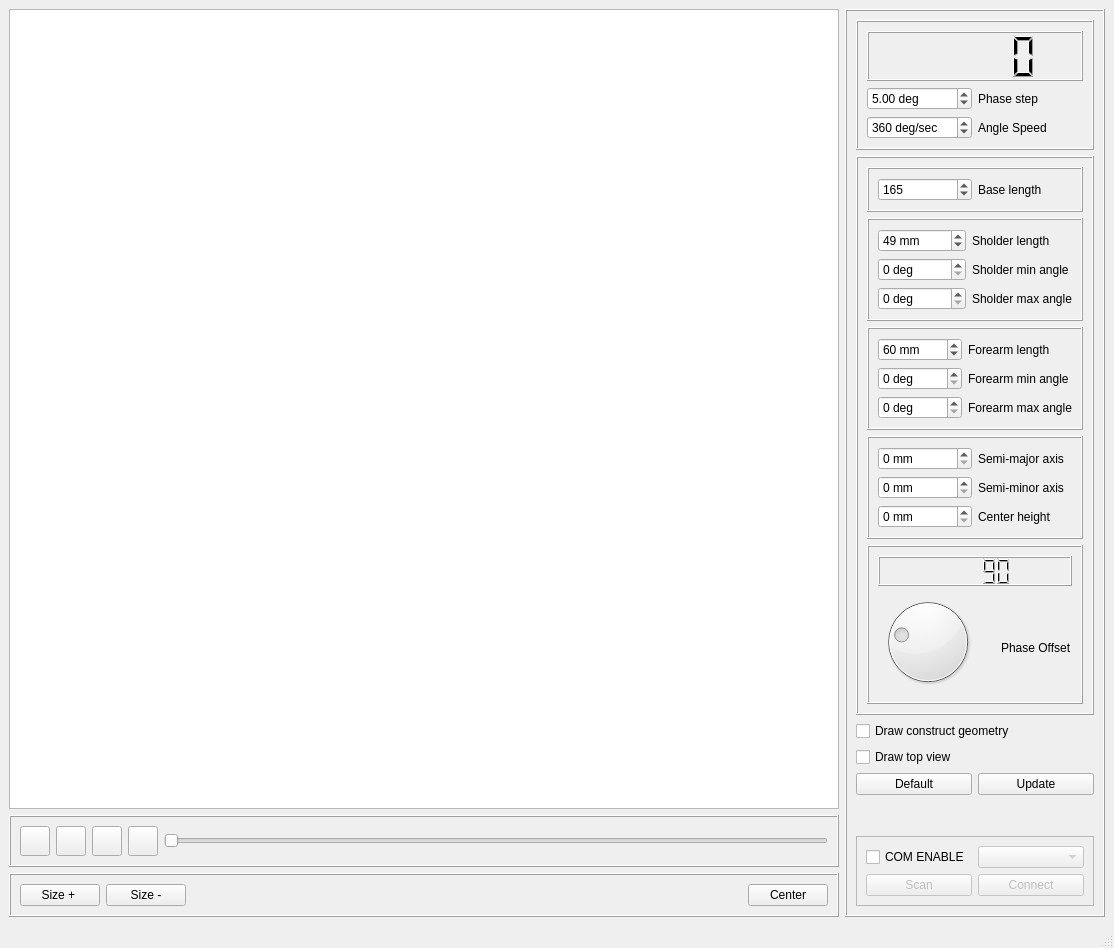
<?xml version="1.0" encoding="UTF-8"?>
<ui version="4.0">
 <class>MainWindow</class>
 <widget class="QMainWindow" name="MainWindow">
  <property name="geometry">
   <rect>
    <x>0</x>
    <y>0</y>
    <width>1114</width>
    <height>948</height>
   </rect>
  </property>
  <property name="windowTitle">
   <string>Movement Solver</string>
  </property>
  <widget class="QWidget" name="centralwidget">
   <layout class="QGridLayout" name="gridLayout_11">
    <item row="0" column="0">
     <widget class="QGraphicsView" name="graphicsView">
      <property name="verticalScrollBarPolicy">
       <enum>Qt::ScrollBarAlwaysOff</enum>
      </property>
      <property name="horizontalScrollBarPolicy">
       <enum>Qt::ScrollBarAlwaysOff</enum>
      </property>
      <property name="dragMode">
       <enum>QGraphicsView::ScrollHandDrag</enum>
      </property>
      <property name="transformationAnchor">
       <enum>QGraphicsView::AnchorViewCenter</enum>
      </property>
      <property name="resizeAnchor">
       <enum>QGraphicsView::AnchorViewCenter</enum>
      </property>
     </widget>
    </item>
    <item row="0" column="1" rowspan="3">
     <widget class="QFrame" name="frame">
      <property name="frameShape">
       <enum>QFrame::Box</enum>
      </property>
      <property name="frameShadow">
       <enum>QFrame::Raised</enum>
      </property>
      <layout class="QGridLayout" name="gridLayout_10">
       <item row="4" column="0">
        <layout class="QHBoxLayout" name="horizontalLayout_3">
         <item>
          <widget class="QPushButton" name="pushButtonSettingsDefault">
           <property name="text">
            <string>Default</string>
           </property>
          </widget>
         </item>
         <item>
          <widget class="QPushButton" name="pushButtonSettingsUpdate">
           <property name="text">
            <string>Update</string>
           </property>
          </widget>
         </item>
        </layout>
       </item>
       <item row="0" column="0">
        <widget class="QFrame" name="frame_5">
         <property name="frameShape">
          <enum>QFrame::Box</enum>
         </property>
         <property name="frameShadow">
          <enum>QFrame::Raised</enum>
         </property>
         <layout class="QGridLayout" name="gridLayout_3">
          <item row="0" column="0" colspan="2">
           <widget class="QLCDNumber" name="lcdNumberAngle">
            <property name="minimumSize">
             <size>
              <width>200</width>
              <height>50</height>
             </size>
            </property>
            <property name="smallDecimalPoint">
             <bool>false</bool>
            </property>
            <property name="segmentStyle">
             <enum>QLCDNumber::Filled</enum>
            </property>
           </widget>
          </item>
          <item row="1" column="1">
           <widget class="QLabel" name="label_3">
            <property name="text">
             <string>Phase step</string>
            </property>
           </widget>
          </item>
          <item row="1" column="0">
           <widget class="QDoubleSpinBox" name="doubleSpinBoxPhaseStep">
            <property name="suffix">
             <string> deg</string>
            </property>
            <property name="minimum">
             <double>0.100000000000000</double>
            </property>
            <property name="maximum">
             <double>360.000000000000000</double>
            </property>
            <property name="singleStep">
             <double>0.100000000000000</double>
            </property>
            <property name="value">
             <double>5.000000000000000</double>
            </property>
           </widget>
          </item>
          <item row="2" column="0">
           <widget class="QSpinBox" name="spinBoxAngleSpeed">
            <property name="suffix">
             <string> deg/sec</string>
            </property>
            <property name="minimum">
             <number>1</number>
            </property>
            <property name="maximum">
             <number>3600</number>
            </property>
            <property name="singleStep">
             <number>10</number>
            </property>
            <property name="value">
             <number>360</number>
            </property>
           </widget>
          </item>
          <item row="2" column="1">
           <widget class="QLabel" name="label_12">
            <property name="text">
             <string>Angle Speed</string>
            </property>
           </widget>
          </item>
         </layout>
        </widget>
       </item>
       <item row="1" column="0">
        <widget class="QFrame" name="frame_2">
         <property name="frameShape">
          <enum>QFrame::Box</enum>
         </property>
         <property name="frameShadow">
          <enum>QFrame::Raised</enum>
         </property>
         <layout class="QGridLayout" name="gridLayout_9">
          <item row="3" column="0">
           <widget class="QFrame" name="frame_6">
            <property name="frameShape">
             <enum>QFrame::Box</enum>
            </property>
            <property name="frameShadow">
             <enum>QFrame::Raised</enum>
            </property>
            <layout class="QGridLayout" name="gridLayout_5">
             <item row="0" column="0">
              <widget class="QSpinBox" name="spinBoxSemiMajorAxis">
               <property name="suffix">
                <string> mm</string>
               </property>
               <property name="maximum">
                <number>65536</number>
               </property>
              </widget>
             </item>
             <item row="0" column="1">
              <widget class="QLabel" name="label_5">
               <property name="text">
                <string>Semi-major axis</string>
               </property>
              </widget>
             </item>
             <item row="1" column="0">
              <widget class="QSpinBox" name="spinBoxSemiMinorAxis">
               <property name="suffix">
                <string> mm</string>
               </property>
               <property name="maximum">
                <number>65536</number>
               </property>
              </widget>
             </item>
             <item row="2" column="0">
              <widget class="QSpinBox" name="spinBoxCenterHeight">
               <property name="suffix">
                <string> mm</string>
               </property>
               <property name="maximum">
                <number>65536</number>
               </property>
              </widget>
             </item>
             <item row="1" column="1">
              <widget class="QLabel" name="label_6">
               <property name="text">
                <string>Semi-minor axis</string>
               </property>
              </widget>
             </item>
             <item row="2" column="1">
              <widget class="QLabel" name="label_7">
               <property name="text">
                <string>Center height</string>
               </property>
              </widget>
             </item>
            </layout>
           </widget>
          </item>
          <item row="2" column="0">
           <widget class="QFrame" name="frame_9">
            <property name="frameShape">
             <enum>QFrame::Box</enum>
            </property>
            <property name="frameShadow">
             <enum>QFrame::Raised</enum>
            </property>
            <layout class="QGridLayout" name="gridLayout_8">
             <item row="0" column="0">
              <widget class="QSpinBox" name="spinBoxForearmLength">
               <property name="suffix">
                <string> mm</string>
               </property>
               <property name="maximum">
                <number>65536</number>
               </property>
               <property name="value">
                <number>60</number>
               </property>
              </widget>
             </item>
             <item row="0" column="1">
              <widget class="QLabel" name="label_2">
               <property name="text">
                <string>Forearm length</string>
               </property>
              </widget>
             </item>
             <item row="1" column="0">
              <widget class="QSpinBox" name="spinBoxForearmMinAngle">
               <property name="suffix">
                <string> deg</string>
               </property>
              </widget>
             </item>
             <item row="1" column="1">
              <widget class="QLabel" name="label_10">
               <property name="text">
                <string>Forearm min angle</string>
               </property>
              </widget>
             </item>
             <item row="2" column="0">
              <widget class="QSpinBox" name="spinBoxForearmMaxAngle">
               <property name="suffix">
                <string> deg</string>
               </property>
              </widget>
             </item>
             <item row="2" column="1">
              <widget class="QLabel" name="label_11">
               <property name="text">
                <string>Forearm max angle</string>
               </property>
              </widget>
             </item>
            </layout>
           </widget>
          </item>
          <item row="1" column="0">
           <widget class="QFrame" name="frame_8">
            <property name="frameShape">
             <enum>QFrame::Box</enum>
            </property>
            <property name="frameShadow">
             <enum>QFrame::Raised</enum>
            </property>
            <layout class="QGridLayout" name="gridLayout_7">
             <item row="0" column="0">
              <widget class="QSpinBox" name="spinBoxShoulderLength">
               <property name="suffix">
                <string> mm</string>
               </property>
               <property name="maximum">
                <number>65536</number>
               </property>
               <property name="value">
                <number>49</number>
               </property>
              </widget>
             </item>
             <item row="0" column="1">
              <widget class="QLabel" name="label">
               <property name="text">
                <string>Sholder length</string>
               </property>
              </widget>
             </item>
             <item row="1" column="0">
              <widget class="QSpinBox" name="spinBoxShoulderMinAngle">
               <property name="suffix">
                <string> deg</string>
               </property>
              </widget>
             </item>
             <item row="1" column="1">
              <widget class="QLabel" name="label_8">
               <property name="text">
                <string>Sholder min angle</string>
               </property>
              </widget>
             </item>
             <item row="2" column="0">
              <widget class="QSpinBox" name="spinBoxShoulderMaxAngle">
               <property name="suffix">
                <string> deg</string>
               </property>
              </widget>
             </item>
             <item row="2" column="1">
              <widget class="QLabel" name="label_9">
               <property name="text">
                <string>Sholder max angle</string>
               </property>
              </widget>
             </item>
            </layout>
           </widget>
          </item>
          <item row="0" column="0">
           <widget class="QFrame" name="frame_7">
            <property name="frameShape">
             <enum>QFrame::Box</enum>
            </property>
            <property name="frameShadow">
             <enum>QFrame::Raised</enum>
            </property>
            <layout class="QGridLayout" name="gridLayout_4">
             <item row="0" column="0">
              <widget class="QSpinBox" name="spinBoxBaseLength">
               <property name="maximum">
                <number>65536</number>
               </property>
               <property name="value">
                <number>165</number>
               </property>
              </widget>
             </item>
             <item row="0" column="1">
              <widget class="QLabel" name="label_4">
               <property name="text">
                <string>Base length</string>
               </property>
              </widget>
             </item>
            </layout>
           </widget>
          </item>
          <item row="4" column="0">
           <widget class="QFrame" name="frame_10">
            <property name="frameShape">
             <enum>QFrame::Box</enum>
            </property>
            <property name="frameShadow">
             <enum>QFrame::Raised</enum>
            </property>
            <layout class="QGridLayout" name="gridLayout_6">
             <item row="0" column="0" colspan="3">
              <widget class="QLCDNumber" name="lcdNumberPhaseOffset">
               <property name="sizePolicy">
                <sizepolicy hsizetype="Minimum" vsizetype="Fixed">
                 <horstretch>0</horstretch>
                 <verstretch>0</verstretch>
                </sizepolicy>
               </property>
               <property name="minimumSize">
                <size>
                 <width>0</width>
                 <height>30</height>
                </size>
               </property>
               <property name="intValue" stdset="0">
                <number>90</number>
               </property>
              </widget>
             </item>
             <item row="5" column="2">
              <spacer name="verticalSpacer_2">
               <property name="orientation">
                <enum>Qt::Vertical</enum>
               </property>
               <property name="sizeHint" stdset="0">
                <size>
                 <width>20</width>
                 <height>40</height>
                </size>
               </property>
              </spacer>
             </item>
             <item row="2" column="2">
              <spacer name="verticalSpacer_3">
               <property name="orientation">
                <enum>Qt::Vertical</enum>
               </property>
               <property name="sizeHint" stdset="0">
                <size>
                 <width>20</width>
                 <height>40</height>
                </size>
               </property>
              </spacer>
             </item>
             <item row="4" column="2">
              <widget class="QLabel" name="label_13">
               <property name="text">
                <string>Phase Offset</string>
               </property>
              </widget>
             </item>
             <item row="1" column="0" rowspan="5" colspan="2">
              <widget class="QDial" name="dialPhase">
               <property name="sizePolicy">
                <sizepolicy hsizetype="Fixed" vsizetype="Fixed">
                 <horstretch>0</horstretch>
                 <verstretch>0</verstretch>
                </sizepolicy>
               </property>
               <property name="maximum">
                <number>3600</number>
               </property>
               <property name="singleStep">
                <number>10</number>
               </property>
               <property name="value">
                <number>900</number>
               </property>
              </widget>
             </item>
            </layout>
           </widget>
          </item>
         </layout>
        </widget>
       </item>
       <item row="6" column="0">
        <widget class="QFrame" name="frame_11">
         <property name="frameShape">
          <enum>QFrame::StyledPanel</enum>
         </property>
         <property name="frameShadow">
          <enum>QFrame::Raised</enum>
         </property>
         <layout class="QGridLayout" name="gridLayout_12">
          <item row="1" column="1">
           <widget class="QPushButton" name="pushButton_ComConnect">
            <property name="enabled">
             <bool>false</bool>
            </property>
            <property name="text">
             <string>Connect</string>
            </property>
           </widget>
          </item>
          <item row="1" column="0">
           <widget class="QPushButton" name="pushButton_ComScan">
            <property name="enabled">
             <bool>false</bool>
            </property>
            <property name="text">
             <string>Scan</string>
            </property>
           </widget>
          </item>
          <item row="0" column="0">
           <widget class="QCheckBox" name="checkBox_ComEnable">
            <property name="text">
             <string>COM ENABLE</string>
            </property>
           </widget>
          </item>
          <item row="0" column="1">
           <widget class="QComboBox" name="comboBox_ComList">
            <property name="enabled">
             <bool>false</bool>
            </property>
           </widget>
          </item>
         </layout>
        </widget>
       </item>
       <item row="3" column="0">
        <widget class="QCheckBox" name="checkBoxTopView">
         <property name="text">
          <string>Draw top view</string>
         </property>
        </widget>
       </item>
       <item row="2" column="0">
        <widget class="QCheckBox" name="checkBoxConstructGeometry">
         <property name="text">
          <string>Draw construct geometry</string>
         </property>
        </widget>
       </item>
       <item row="5" column="0">
        <spacer name="verticalSpacer">
         <property name="orientation">
          <enum>Qt::Vertical</enum>
         </property>
         <property name="sizeHint" stdset="0">
          <size>
           <width>20</width>
           <height>40</height>
          </size>
         </property>
        </spacer>
       </item>
      </layout>
     </widget>
    </item>
    <item row="1" column="0">
     <widget class="QFrame" name="frame_4">
      <property name="frameShape">
       <enum>QFrame::Box</enum>
      </property>
      <property name="frameShadow">
       <enum>QFrame::Raised</enum>
      </property>
      <layout class="QGridLayout" name="gridLayout_2">
       <item row="0" column="0">
        <layout class="QHBoxLayout" name="horizontalLayout_2">
         <item>
          <widget class="QPushButton" name="pushButtonPlay">
           <property name="sizePolicy">
            <sizepolicy hsizetype="Fixed" vsizetype="Fixed">
             <horstretch>0</horstretch>
             <verstretch>0</verstretch>
            </sizepolicy>
           </property>
           <property name="minimumSize">
            <size>
             <width>30</width>
             <height>30</height>
            </size>
           </property>
           <property name="maximumSize">
            <size>
             <width>30</width>
             <height>30</height>
            </size>
           </property>
           <property name="text">
            <string/>
           </property>
           <property name="icon">
            <iconset>
             <normaloff>icons/play.svg</normaloff>icons/play.svg</iconset>
           </property>
           <property name="iconSize">
            <size>
             <width>20</width>
             <height>20</height>
            </size>
           </property>
          </widget>
         </item>
         <item>
          <widget class="QPushButton" name="pushButtonStop">
           <property name="sizePolicy">
            <sizepolicy hsizetype="Fixed" vsizetype="Fixed">
             <horstretch>0</horstretch>
             <verstretch>0</verstretch>
            </sizepolicy>
           </property>
           <property name="minimumSize">
            <size>
             <width>30</width>
             <height>30</height>
            </size>
           </property>
           <property name="maximumSize">
            <size>
             <width>30</width>
             <height>30</height>
            </size>
           </property>
           <property name="text">
            <string/>
           </property>
           <property name="icon">
            <iconset>
             <normaloff>icons/stop.svg</normaloff>icons/stop.svg</iconset>
           </property>
           <property name="iconSize">
            <size>
             <width>20</width>
             <height>20</height>
            </size>
           </property>
          </widget>
         </item>
         <item>
          <widget class="QPushButton" name="pushButtonRewind">
           <property name="sizePolicy">
            <sizepolicy hsizetype="Fixed" vsizetype="Fixed">
             <horstretch>0</horstretch>
             <verstretch>0</verstretch>
            </sizepolicy>
           </property>
           <property name="minimumSize">
            <size>
             <width>30</width>
             <height>30</height>
            </size>
           </property>
           <property name="maximumSize">
            <size>
             <width>30</width>
             <height>30</height>
            </size>
           </property>
           <property name="text">
            <string/>
           </property>
           <property name="icon">
            <iconset>
             <normaloff>icons/rwd.svg</normaloff>icons/rwd.svg</iconset>
           </property>
           <property name="iconSize">
            <size>
             <width>20</width>
             <height>20</height>
            </size>
           </property>
          </widget>
         </item>
         <item>
          <widget class="QPushButton" name="pushButtonForward">
           <property name="sizePolicy">
            <sizepolicy hsizetype="Fixed" vsizetype="Fixed">
             <horstretch>0</horstretch>
             <verstretch>0</verstretch>
            </sizepolicy>
           </property>
           <property name="minimumSize">
            <size>
             <width>30</width>
             <height>30</height>
            </size>
           </property>
           <property name="maximumSize">
            <size>
             <width>30</width>
             <height>30</height>
            </size>
           </property>
           <property name="text">
            <string/>
           </property>
           <property name="icon">
            <iconset>
             <normaloff>icons/frw.svg</normaloff>icons/frw.svg</iconset>
           </property>
           <property name="iconSize">
            <size>
             <width>20</width>
             <height>20</height>
            </size>
           </property>
          </widget>
         </item>
         <item>
          <widget class="QSlider" name="horizontalSliderPhase">
           <property name="maximum">
            <number>3600</number>
           </property>
           <property name="singleStep">
            <number>10</number>
           </property>
           <property name="orientation">
            <enum>Qt::Horizontal</enum>
           </property>
          </widget>
         </item>
        </layout>
       </item>
      </layout>
     </widget>
    </item>
    <item row="2" column="0">
     <widget class="QFrame" name="frame_3">
      <property name="frameShape">
       <enum>QFrame::Box</enum>
      </property>
      <property name="frameShadow">
       <enum>QFrame::Raised</enum>
      </property>
      <layout class="QGridLayout" name="gridLayout">
       <item row="0" column="0">
        <layout class="QHBoxLayout" name="horizontalLayout">
         <item>
          <widget class="QPushButton" name="pushButtonSizePlus">
           <property name="text">
            <string>Size + </string>
           </property>
          </widget>
         </item>
         <item>
          <widget class="QPushButton" name="pushButtonSizeMinus">
           <property name="text">
            <string>Size -</string>
           </property>
          </widget>
         </item>
         <item>
          <spacer name="horizontalSpacer">
           <property name="orientation">
            <enum>Qt::Horizontal</enum>
           </property>
           <property name="sizeHint" stdset="0">
            <size>
             <width>40</width>
             <height>20</height>
            </size>
           </property>
          </spacer>
         </item>
         <item>
          <widget class="QPushButton" name="pushButtonCenter">
           <property name="text">
            <string>Center</string>
           </property>
          </widget>
         </item>
        </layout>
       </item>
      </layout>
     </widget>
    </item>
   </layout>
  </widget>
  <widget class="QMenuBar" name="menubar">
   <property name="geometry">
    <rect>
     <x>0</x>
     <y>0</y>
     <width>1114</width>
     <height>20</height>
    </rect>
   </property>
  </widget>
  <widget class="QStatusBar" name="statusbar"/>
 </widget>
 <resources/>
 <connections/>
</ui>
